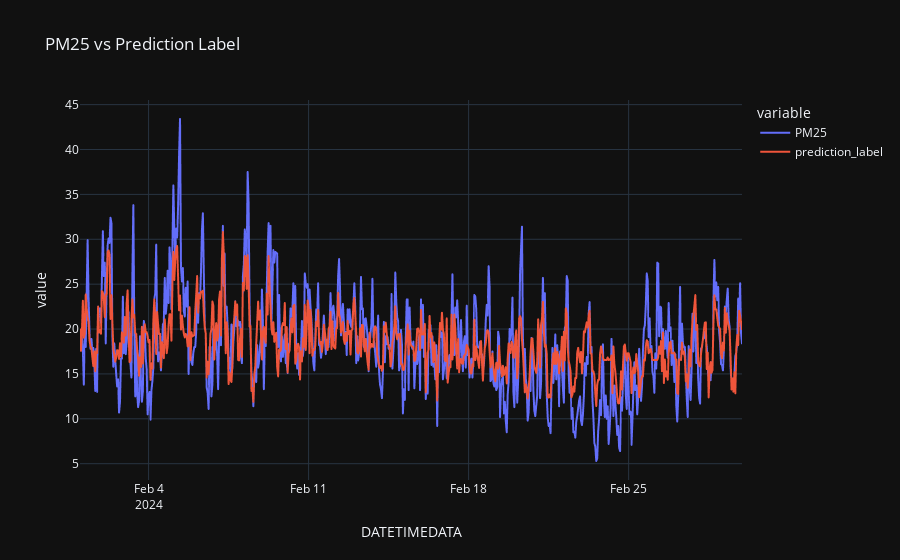

Write notebook code for a chart like this one.
### Code cell
fig = px.line(predictions_final, x=predictions_final.index, y=['PM25','prediction_label'], template = 'plotly_dark', title='PM25 vs Prediction Label')
fig.show()

### Figure 1 — Plotly figure (JSON) as saved in the notebook; plotly's stock layout.template omitted (floating-point values rounded to 4 significant figures; data arrays with more than 128 entries replaced by an {"elided": "..."} marker saying what was removed)
{"data": [{"hovertemplate": "variable=PM25<br>DATETIMEDATA=%{x}<br>value=%{y}<extra></extra>", "legendgroup": "PM25", "line": {"color": "#636efa", "dash": "solid"}, "marker": {"symbol": "circle"}, "mode": "lines", "name": "PM25", "showlegend": true, "type": "scattergl", "x": {"elided": "696 str values"}, "xaxis": "x", "y": {"elided": "696 float values"}, "yaxis": "y"}, {"hovertemplate": "variable=prediction_label<br>DATETIMEDATA=%{x}<br>value=%{y}<extra></extra>", "legendgroup": "prediction_label", "line": {"color": "#EF553B", "dash": "solid"}, "marker": {"symbol": "circle"}, "mode": "lines", "name": "prediction_label", "showlegend": true, "type": "scattergl", "x": {"elided": "696 str values"}, "xaxis": "x", "y": {"elided": "696 float values"}, "yaxis": "y"}], "layout": {"legend": {"title": {"text": "variable"}, "tracegroupgap": 0}, "title": {"text": "PM25 vs Prediction Label"}, "xaxis": {"anchor": "y", "domain": [0, 1], "title": {"text": "DATETIMEDATA"}}, "yaxis": {"anchor": "x", "domain": [0, 1], "title": {"text": "value"}}}}
